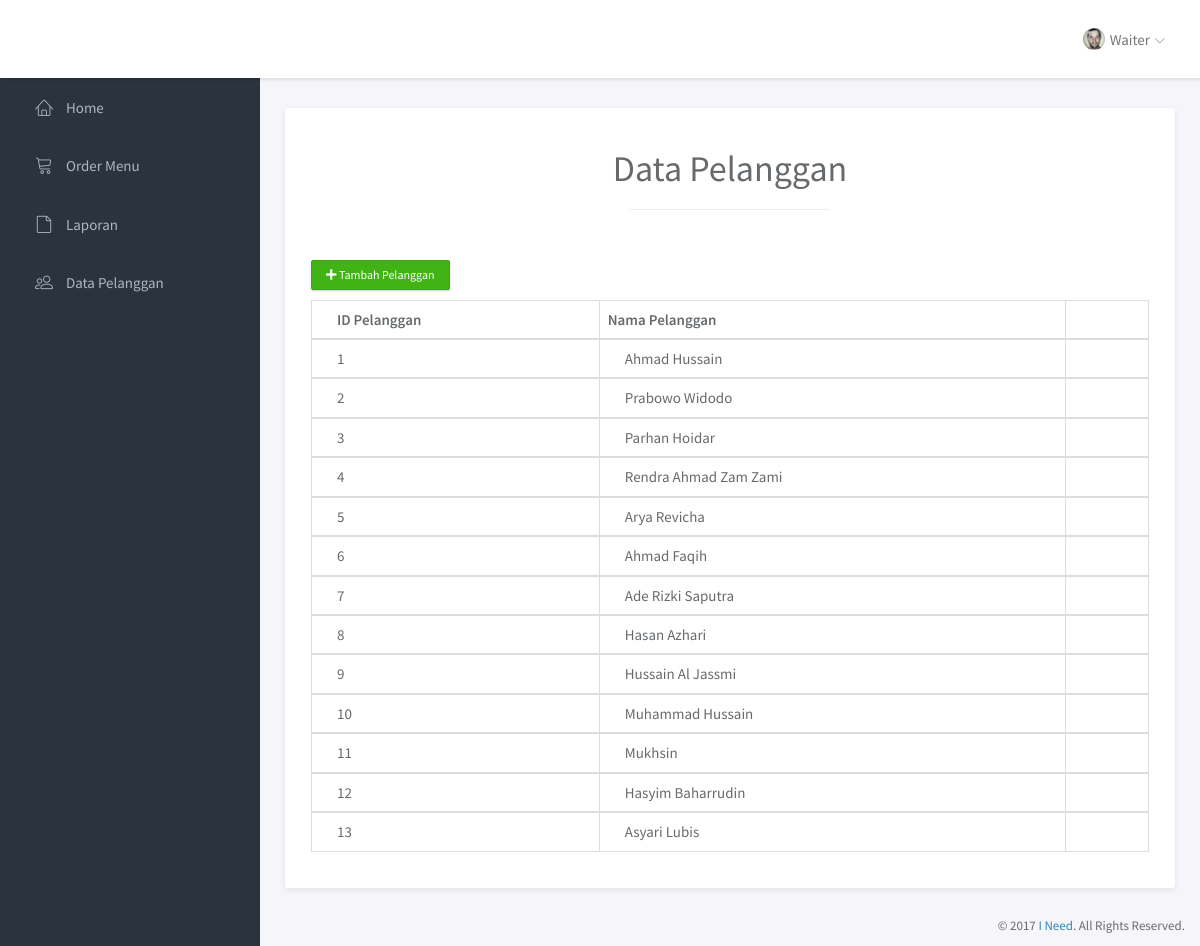
The app's page /waiter/index.php?page=pelanggan (signed in) with its own data.
### tables this page shows
CREATE TABLE `pelanggan` (
  `idpelanggan` int(11) NOT NULL,
  `nama_pelanggan` varchar(40) NOT NULL
);

### waiter/functions/functions.php (called while the page is built, shortened)
<?php
$conn = mysqli_connect("localhost", "root", "", "db_ukom");
function query($data){
    global $conn;
    $result = mysqli_query($conn, $data);
    $rows = [];
    while($row=mysqli_fetch_assoc($result)){
        $rows[] = $row;
    }
    return $rows;
}
?>

### waiter/page/pelanggan.php (the view, shortened to what this page needs)
<?php
$data_pelanggan = query("SELECT * FROM pelanggan ORDER BY pelanggan.idpelanggan ASC");
?>
<div class="main-content">
	<div class="container-fluid">
		<div class="panel panel-headline">
			<div class="panel-heading">
			<h1 class="text-center">Data Pelanggan</h1>
			<hr>
			</div>
            <div class="panel-body">
				<p><button class="btn btn-success btn-xs" data-toggle="modal" data-target="#tambah_pelanggan"><i class="fas fa-plus"></i> Tambah Pelanggan</button></p>
				<table class="table table-bordered" id="table">
					<thead>
						<tr>
							<th>ID Pelanggan</th>
							<th>Nama Pelanggan</th>
							<th></th>
						</tr>
					</thead>
					<?php foreach($data_pelanggan as $pelanggan): ?>
					<tbody>
						<tr>
							<td><?=$pelanggan["idpelanggan"] ?></td>
							<td><?=$pelanggan["nama_pelanggan"]?></td>
						</tr>
					</tbody>
				<?php endforeach;?>
				</table>
            </div>
		</div>
	</div>
</div>

### assets/css/main.css (style rules this page uses)
html { position: relative; min-height: 100%; }
body { background-color: #F3F5F8; font-family: "Source Sans Pro", sans-serif; font-size: 15px; color: #676a6d; }
hr { width: 200px; }
th { font-weight: 600; }
.main-content { padding: 28px 10px; }
.btn { -webkit-border-radius: 2px; -moz-border-radius: 2px; border-radius: 2px; -moz-box-shadow: 0px 1px 2px 0 rgba(0, 0, 0, 0.2); -webkit-box-shadow: 0px 1px 2px 0 rgba(0, 0, 0, 0.2); box-shadow: 0px 1px 2px 0 rgba(0, 0, 0, 0.2); padding: 6px 22px; }
.btn-group-xs > .btn, .btn-xs { padding: 5px 14px; }
.btn-success { background-color: #41B314; border-color: #3ca512; }
.panel { -webkit-border-radius: 3px; -moz-border-radius: 3px; border-radius: 3px; -moz-box-shadow: 0 2px 6px rgba(0, 0, 0, 0.08); -webkit-box-shadow: 0 2px 6px rgba(0, 0, 0, 0.08); box-shadow: 0 2px 6px rgba(0, 0, 0, 0.08); background-color: #fff; margin-bottom: 30px; }
.panel .panel-heading, .panel .panel-body, .panel .panel-footer { padding-left: 25px; padding-right: 25px; }
.panel .panel-heading { padding-top: 20px; padding-bottom: 20px; position: relative; }
.panel .panel-body { padding-top: 10px; padding-bottom: 15px; }
.panel.panel-headline .panel-heading { border-bottom: none; }
.panel .table > thead > tr > td:first-child, .panel .table > thead > tr > th:first-child, .panel .table > tbody > tr > td:first-child, .panel .table > tbody > tr > th:first-child, .panel .table > tfoot > tr > td:first-child, .panel .table > tfoot > tr > th:first-child { padding-left: 25px; }
.panel .table > thead > tr > td:last-child, .panel .table > thead > tr > th:last-child, .panel .table > tbody > tr > td:last-child, .panel .table > tbody > tr > th:last-child, .panel .table > tfoot > tr > td:last-child, .panel .table > tfoot > tr > th:last-child { padding-left: 25px; }

### records on screen
pelanggan: idpelanggan "1", nama_pelanggan "Ahmad Hussain"
pelanggan: idpelanggan "2", nama_pelanggan "Prabowo Widodo"
pelanggan: idpelanggan "3", nama_pelanggan "Parhan Hoidar"
pelanggan: idpelanggan "4", nama_pelanggan "Rendra Ahmad Zam Zami"
pelanggan: idpelanggan "5", nama_pelanggan "Arya Revicha"
pelanggan: idpelanggan "6", nama_pelanggan "Ahmad Faqih"
pelanggan: idpelanggan "7", nama_pelanggan "Ade Rizki Saputra"
pelanggan: idpelanggan "8", nama_pelanggan "Hasan Azhari"
pelanggan: idpelanggan "9", nama_pelanggan "Hussain Al Jassmi"
pelanggan: idpelanggan "10", nama_pelanggan "Muhammad Hussain"
pelanggan: idpelanggan "11", nama_pelanggan "Mukhsin"
pelanggan: idpelanggan "12", nama_pelanggan "Hasyim Baharrudin"
pelanggan: idpelanggan "13", nama_pelanggan "Asyari Lubis"
